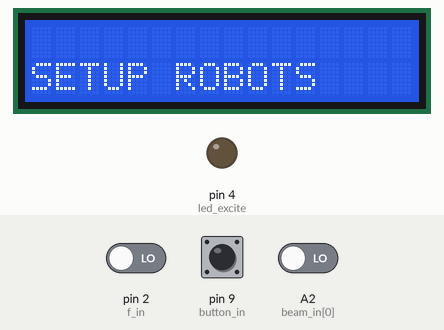
The sketch below on a simulated Arduino Nano, built with avr-gcc and run on an emulated ATmega328P. Parts: 16×2 character LCD, output pins drawn as LEDs (lit = HIGH). Inputs (shaded band) come from the test bench; at power-on: pin 9 (button_in) HIGH, pin 2 (f_in) LOW, A2 (beam_in[0]) LOW.

Above: at 2.2 s.
2.3 s: pin 9 (button_in) pulled LOW for 0.15 s
At 3.2 s:
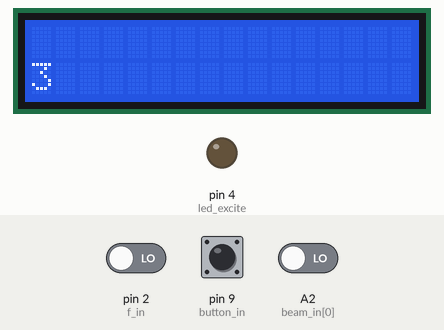
5.4 s: pin 9 (button_in) pulled LOW for 1 s
At 6.2 s:
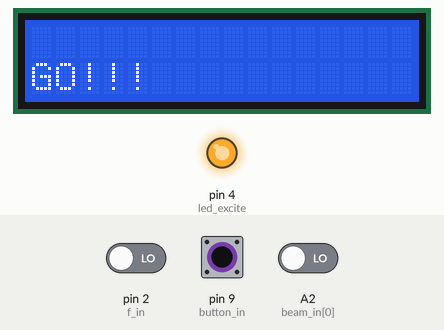
At 6.9 s:
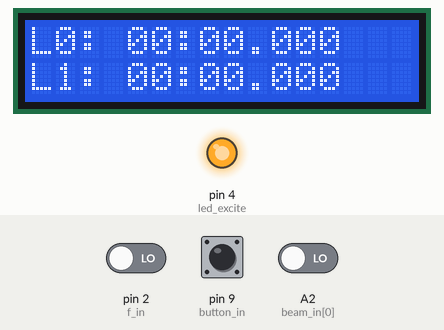
Timing chart, 0 to 8.4 s (numbered marks = the images above; inputs shaded):
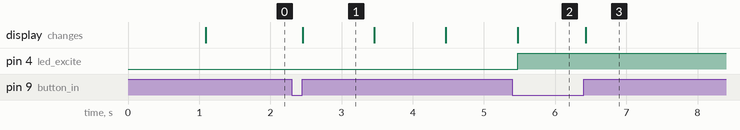

Measured:
- after the input at 2.3 s, the display: changes after 0.15 s (image 1)
- after the input at 5.4 s, the display: first differs from a run without the input after 1.0 s (image 3)
- what the display in image 1 shows lasts 1.0 s, from 2.5 s to 3.5 s

The sketch:

mrg_timer.ino
```cpp
// (licence header left out)
#include "DFRobot_RGBLCD1602.h"
#include "rx8803.h"

const int colorR = 255;
const int colorG = 0;
const int colorB = 0;

const int NO_WINNER_YET = -1;

// TODO
// test with hw signals
// test with usb serial
// test with actual serial
// nice to have: control software over serial


enum state {
  STATE_SETUP,
  STATE_COUNTDOWN_START,
  STATE_WAIT,
  STATE_WINNER
};

enum state state;

const int f_in = 2;
const int led_excite = 4; // these control the "motor off" LEDs
const int led_start = 3;
long unsigned int g_count = 0;

//whatever the count was when we initiate the race
long unsigned int g_t0 = 0;


// indices into arrays for each lanes
const int lane0 = 0;
const int lane1 = 1;

// end times for each lane
long unsigned int g_t1[2] = {0,0};
int win_led[] = {A6, A7};
int beam_in[] = {A2, A3};
int button_in = 9;
int g_winner = NO_WINNER_YET;


DFRobot_RGBLCD1602 lcd(/*lcdCols*/16,/*lcdRows*/2);  //16 characters and 2 lines of show

void setup() {
    state = STATE_SETUP;
    lcd.init();
    pinMode(f_in,INPUT);
    pinMode(led_excite, OUTPUT);
    pinMode(win_led[0], OUTPUT);
    pinMode(win_led[1], OUTPUT);
    pinMode(beam_in[0], INPUT);
    pinMode(beam_in[1], INPUT);
    pinMode(button_in, INPUT_PULLUP);
    /**
     *  @brief initialize the LCD and master IIC
     */

    // Print a message to the LCD.
    lcd.print("MRGTimer v0.1");
    delay(1000);

    attachInterrupt(digitalPinToInterrupt(f_in), count, RISING);

}

// this is the edge triggered interrupt on the precision rtc
void count() {
  g_count++;
}

void beam_excite() {
  digitalWrite(led_excite, LOW);
}

void beam_off() {
  digitalWrite(led_excite, HIGH);
}

void start_race() {
  attachInterrupt(digitalPinToInterrupt(f_in), count, RISING);
  start_light();
  beam_off();
}

void stop_race_counter() {
  detachInterrupt(digitalPinToInterrupt(f_in));
  g_count = 0;
}

void start_light() {
  digitalWrite(led_start, LOW);
}

void winner_light(int i) {
  digitalWrite(win_led[i], LOW);
}

void winner_light_reset() {
  digitalWrite(win_led[0], HIGH);
  digitalWrite(win_led[1], HIGH);
}

void do_countdown() {

  for(int i = 0; i < 3; ++i) {
    lcd.clear();
    lcd.setCursor(0,1);
    lcd.print(3-i);
    winner_light(0); winner_light(1);
    delay(500);
    winner_light_reset();
    delay(500);
  }
}

void blink_winner() {
    for(int i = 0; i < 5; ++i) {
    winner_light(g_winner);
    delay(500);
    winner_light_reset();
    delay(500);
  }
}

int detect_beam() {
  if (digitalRead(beam_in[lane0]) == LOW) {
    return lane0;
  }
  if (digitalRead(beam_in[lane1]) == LOW) {
    return lane1;
  }
  return NO_WINNER_YET;
}

int advance_state() {
  if (digitalRead(button_in)==LOW) {
    while(digitalRead(button_in)==LOW); //wait for it to go back high
    return 1;
  }
  return 0;
}


void check_win(int i)
{
  int other;
  other = (i == lane0 ? lane1 : lane0 );
  if (0 == g_t1[i] && detect_beam() == i)
  {
    g_t1[i] = g_count;
    if (0 == g_t1[other]) // if the other lane (lane1) hasnt finished, we are the winner
    {
      winner_light(i);
      g_winner = i;
    }
  }
}

void lcd_message(const char* str)
{
  static const char* last = NULL;
  if ( last != str ) {
    lcd.clear();
    lcd.setCursor(0,1);
    lcd.print(str);
  }

  last = str;
}

long unsigned int print_time(int i)
{
  lcd.setCursor(0,i);
  long unsigned int delta = g_t1[i] - g_t0;
  if (0 == g_t1[i])
  {
    delta = 0;
  }
  // 32768 counts is one second
  int minutes = delta / (32768*60);
  int seconds = (delta/ 32768)%60;
  int milliseconds = (delta/33)%1000;
  lcd.print("L"); lcd.print(i); lcd.print(": ");
  if (minutes < 10)
    lcd.print("0");
  lcd.print(minutes); lcd.print(":");

  if (seconds < 10)
    lcd.print("0");
  lcd.print(seconds); lcd.print(".");

  if (milliseconds < 100)
    lcd.print("0");
  if (milliseconds < 10)
    lcd.print("0");
  lcd.print(milliseconds);
}

void show_times()
{
  lcd.clear();
  print_time(lane0);
  print_time(lane1);
}

void loop()
{
  switch(state) {
    case STATE_SETUP:
      lcd_message("SETUP ROBOTS");
      beam_excite();
      g_t1[lane0] = 0;
      g_t1[lane1] = 0;
      stop_race_counter();
      g_winner = NO_WINNER_YET;
      if (advance_state()) {
        state = STATE_COUNTDOWN_START;
      }
    break;
    case STATE_COUNTDOWN_START:
      do_countdown();
      lcd_message("GO!!!");
      start_race();
      state = STATE_WAIT;
    break;
    case STATE_WAIT:
      check_win(lane0);
      check_win(lane1);

      // testing...
      g_t1[0] = g_count;
      g_t1[1] = g_count;

      // wait for both to finish
      // testing...
      if (/*(g_t1[lane0] != 0 && g_t1[lane1] != 0) ||*/ advance_state())
      {
        show_times();
        blink_winner();
        state = STATE_WINNER;
      }
    break;
    case STATE_WINNER:
      if (advance_state())
      {
        state = STATE_SETUP;
      }
    break;
  }
}
```

rx8803.c
```cpp
#include <stdint.h>
#include "rx8803.h"

uint8_t bcd2dec(uint8_t in) {
	return 10*(in>>4) + (0x0F & in);
}

uint8_t dec2bcd(uint8_t in) {
	return ((in/10)<<4) + (0x0F & (in%10));
}

uint8_t rx8803_decode_1_100_S(uint8_t in)
{
	return bcd2dec(in);
}
uint8_t rx8803_decode_sec(uint8_t in)
{
	return bcd2dec(in & 0x7F);
}
uint8_t rx8803_decode_min(uint8_t in)
{
	return bcd2dec(in & 0x7F);
}
uint8_t rx8803_decode_hour(uint8_t in)
{
	return bcd2dec(in & 0x3F);
}
uint8_t rx8803_decode_week(uint8_t in)
{
	return (0x7F & in);
}
uint8_t rx8803_decode_day(uint8_t in)
{
	return bcd2dec(in & 0x3F);
}
uint8_t rx8803_decode_month(uint8_t in)
{
	return bcd2dec(in & 0x1F);
}
uint8_t rx8803_decode_year(uint8_t in)
{
	return bcd2dec(in);
}
uint16_t rx8803_decode_timer_counter(uint8_t tc1, uint8_t tc0)
{
	return tc0 + ((0x0f & tc1)<<8);
}

uint8_t rx8803_encode_1_100_S(uint8_t in)
{
	if (in <100)
		return dec2bcd(in);
	return 0;
}
uint8_t rx8803_encode_sec(uint8_t in)
{
	if (in < 60)
		return dec2bcd(in);
	return 0;
}
uint8_t rx8803_encode_min(uint8_t in)
{
	if (in < 60)
		return dec2bcd(in);
	return 0;
}
uint8_t rx8803_encode_hour(uint8_t in)
{
	if (in < 24)
		return dec2bcd(in);
	return 0;
}
uint8_t rx8803_encode_week(uint8_t in)
{
	return in & 0x7f;
}
uint8_t rx8803_encode_day(uint8_t in)
{
	if ( in < 31)
		return dec2bcd(in);
	return 0;
}
uint8_t rx8803_encode_month(uint8_t in)
{
	if (in < 12)
		return dec2bcd(in);
	return 0;
}
uint8_t rx8803_encode_year(uint8_t in)
{
	return dec2bcd(in);
}
uint16_t rx8803_encode_timer_counter(uint16_t in, uint8_t *tc1, uint8_t *tc0)
{
	if (tc0)
		*tc0 = in&0x00ff;
	if (tc1)
		*tc1 = (in >> 8);

	return 0;
}
```

rx8803.h
```cpp
#ifndef __RX_8803_H__
#define __RX_8803_H__

// i2c address
# define RX8803_ADDR

/*****
 *
 * REGISTERS
 *
 *****/

#define RX8803_REG_0_SEC 0x00
#define RX8803_REG_0_MIN 0x01
#define RX8803_REG_0_HOUR 0x02
#define RX8803_REG_0_WEEK 0x03
#define RX8803_REG_0_DAY 0x04
#define RX8803_REG_0_MONTH 0x05
#define RX8803_REG_0_YEAR 0x06
#define RX8803_REG_0_RAM 0x07
#define RX8803_REG_0_MIN_ALARM 0x08
#define RX8803_REG_0_HOUR_ALARM 0x09
#define RX8803_REG_0_WEEK_ALARM 0x0a
#define RX8803_REG_0_DAY_ALARM 0x0a
#define RX8803_REG_0_TIMER_COUNTER_0 0x0b
#define RX8803_REG_0_TIMER_COUNTER_1 0x0c
#define RX8803_REG_0_EXTENSION_REGISTER 0x0d
#define RX8803_REG_0_FLAG_REGISTER 0x0e
#define RX8803_REG_0_CONTROL_REGISTER 0x0f

#define RX8803_REG_1_1_100_SEC 0x10
#define RX8803_REG_1_SEC 0x11
#define RX8803_REG_1_MIN 0x12
#define RX8803_REG_1_HOUR 0x13
#define RX8803_REG_1_WEEK 0x14
#define RX8803_REG_1_DAY 0x15
#define RX8803_REG_1_MONTH 0x16
#define RX8803_REG_1_YEAR 0x17
#define RX8803_REG_1_MIN_ALARM 0x18
#define RX8803_REG_1_HOUR_ALARM 0x19
#define RX8803_REG_1_WEEK_ALARM 0x1a
#define RX8803_REG_1_DAY_ALARM 0x1a
#define RX8803_REG_1_TIMER_COUNTER_0 0x1b
#define RX8803_REG_1_TIMER_COUNTER_1 0x1c
#define RX8803_REG_1_EXTENSION_REGISTER 0x1d
#define RX8803_REG_1_FLAG_REGISTER 0x1e
#define RX8803_REG_1_CONTROL_REGISTER 0x1f

#define RX8803_REG_2_1_100_S_CP 0x20
#define RX8803_REG_2_SEC_CP 0x21
#define RX8803_REG_2_OSC_OFFSET 0x2c
#define RX8803_REG_2_EVENT_CONTROL 0x2f


// fields

typedef enum {
	TSEL0,
	TSEL1,
	FSEL0,
	FSEL1,
	TE,
	USEL,
	WADA,
	TEST
} EXTENSION_REGISTER_t;

typedef enum {
	VDET,
	VF,
	EVF,
	AF,
	TF,
	UF
} FLAG_REGISTER_t;

typedef enum {
	RESET,
	EIE=2,
	AIE,
	TIE,
	UIE,
	CSEL0,
	CSEL1
} CONTROL_REGISTER_t;

typedef enum {
	OFS0,
	OFS1,
	OFS2,
	OFS3
} OSC_OFFSET_REGISTER_t;

typedef enum {
	ERST,
	ET0=4,
	ET1,
	EHL,
	ECP
} EVENT_CONTOL_REGISTER_t;

typedef enum {
	AE=7
} ALARM_REGISTER_t;


uint8_t rx8803_decode_sec(uint8_t in);
uint8_t rx8803_decode_min(uint8_t in);
uint8_t rx8803_decode_hour(uint8_t in);
uint8_t rx8803_decode_week(uint8_t in);
uint8_t rx8803_decode_day(uint8_t in);
uint8_t rx8803_decode_month(uint8_t in);
uint8_t rx8803_decode_year(uint8_t in);
uint16_t rx8803_decode_timer_counter(uint8_t tc1, uint8_t tc0);

uint8_t rx8803_encode_1_100_S(uint8_t in);
uint8_t rx8803_encode_sec(uint8_t in);
uint8_t rx8803_encode_min(uint8_t in);
uint8_t rx8803_encode_hour(uint8_t in);
uint8_t rx8803_encode_week(uint8_t in);
uint8_t rx8803_encode_day(uint8_t in);
uint8_t rx8803_encode_month(uint8_t in);
uint8_t rx8803_encode_year(uint8_t in);
uint16_t rx8803_encode_timer_counter(uint16_t in, uint8_t *tc1, uint8_t *tc0);

uint8_t dec2bcd(uint8_t in);
uint8_t bcd2dec(uint8_t in);


#endif
```
